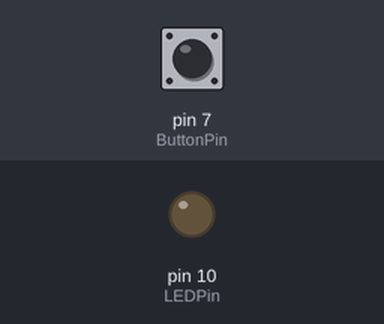
A sketch run on a simulated Arduino Uno, built with avr-gcc and run on an emulated ATmega328P. Shown: output pins drawn as LEDs (lit = HIGH). The test bench sets the inputs (shaded band); at power-on: pin 7 (ButtonPin) HIGH. What the sketch prints to the serial monitor is not drawn.

Above: at 1.3 s.
1.4 s: pin 7 (ButtonPin) pulled LOW for 0.3 s
At 1.9 s:
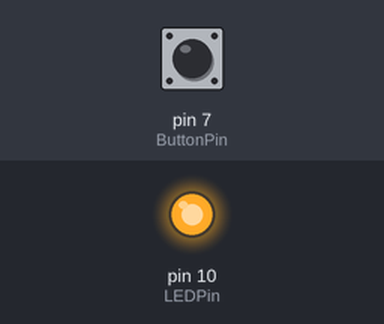
3.5 s: pin 7 (ButtonPin) pulled LOW for 3.2 s
At 8.2 s:
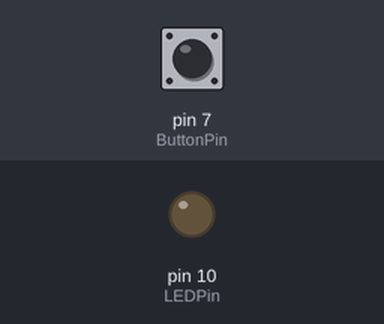
Timing chart, 0 to 9.7 s (numbered marks = the images above; inputs shaded):
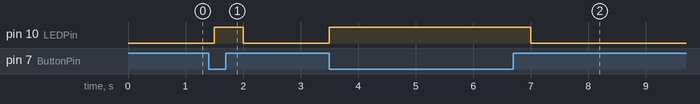

The sketch:

MI2_SWH_2_led_button.ino
```cpp
//Sketching mit Hardware WS 23_24 - DMP_B7
//Beispiel eines Tasters am Arduino mit Ausgabe auf der konsole(Üb.2.2)
//Martinez
//Simple LED Switch Circuit
//This project demonstrates how a push  button switch can be used to turn an LED ON/OFF an print a message on the console (Serial Port)


//Set the LED Pin constant globally
//The LED is connected to Pin 10 of the Arduino
#define LEDPin 10
//Connected to one pin of the switch
#define ButtonPin 7

// the setup function runs once when you press reset or power the board
void setup() {
  Serial.begin(9600);
  // initialize LED Pin as an output.
  pinMode(LEDPin, OUTPUT);
  //set the Button Pin as an input
  pinMode(ButtonPin, INPUT);
}

// the loop function runs over and over again forever
void loop() {
  if (digitalRead(ButtonPin) == LOW) {
    digitalWrite(LEDPin, HIGH);   // turn the LED on (HIGH is the voltage level)
  } else {
  digitalWrite(LEDPin, LOW);    // turn the LED off by making the voltage LOW
  }
  delay(500);
   // print the value of the button
  Serial.print("Button: ");
  Serial.print(digitalRead(ButtonPin));
  Serial.print("   ");
   // delay(500);
}
```

Measured:
- after the input at 1.4 s, pin 10 (LEDPin): LOW → HIGH after 0.10 s, → LOW 0.50 s later
- after the input at 3.5 s, pin 10 (LEDPin): LOW → HIGH at once, → LOW 3.5 s later
